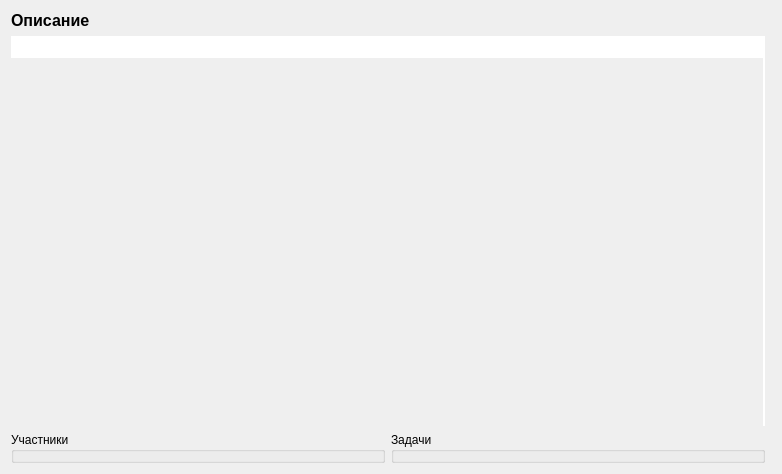
<?xml version="1.0" encoding="UTF-8"?>
<ui version="4.0">
 <class>SumProjectWidget</class>
 <widget class="QWidget" name="SumProjectWidget">
  <property name="geometry">
   <rect>
    <x>0</x>
    <y>0</y>
    <width>782</width>
    <height>474</height>
   </rect>
  </property>
  <property name="windowTitle">
   <string>Form</string>
  </property>
  <layout class="QGridLayout" name="gridLayout">
   <item row="0" column="0">
    <layout class="QVBoxLayout" name="verticalLayout">
     <item>
      <widget class="QLabel" name="label">
       <property name="font">
        <font>
         <pointsize>12</pointsize>
         <weight>75</weight>
         <bold>true</bold>
        </font>
       </property>
       <property name="text">
        <string>Описание</string>
       </property>
      </widget>
     </item>
     <item>
      <widget class="QPlainTextEdit" name="plainTextEdit">
       <property name="enabled">
        <bool>true</bool>
       </property>
       <property name="frameShape">
        <enum>QFrame::NoFrame</enum>
       </property>
       <property name="frameShadow">
        <enum>QFrame::Plain</enum>
       </property>
       <property name="readOnly">
        <bool>false</bool>
       </property>
       <property name="overwriteMode">
        <bool>false</bool>
       </property>
       <property name="backgroundVisible">
        <bool>true</bool>
       </property>
      </widget>
     </item>
    </layout>
   </item>
   <item row="0" column="1" rowspan="2">
    <widget class="QFrame" name="frame">
     <property name="frameShape">
      <enum>QFrame::StyledPanel</enum>
     </property>
     <property name="frameShadow">
      <enum>QFrame::Raised</enum>
     </property>
    </widget>
   </item>
   <item row="1" column="0">
    <layout class="QHBoxLayout" name="horizontalLayout">
     <item>
      <widget class="QGroupBox" name="groupBox">
       <property name="title">
        <string>Участники</string>
       </property>
       <widget class="QPushButton" name="pushButton">
        <property name="geometry">
         <rect>
          <x>80</x>
          <y>230</y>
          <width>75</width>
          <height>23</height>
         </rect>
        </property>
        <property name="text">
         <string>PushButton</string>
        </property>
       </widget>
      </widget>
     </item>
     <item>
      <widget class="QGroupBox" name="groupBox_2">
       <property name="title">
        <string>Задачи</string>
       </property>
       <property name="flat">
        <bool>false</bool>
       </property>
       <property name="checkable">
        <bool>false</bool>
       </property>
      </widget>
     </item>
    </layout>
   </item>
  </layout>
 </widget>
 <resources/>
 <connections/>
</ui>
